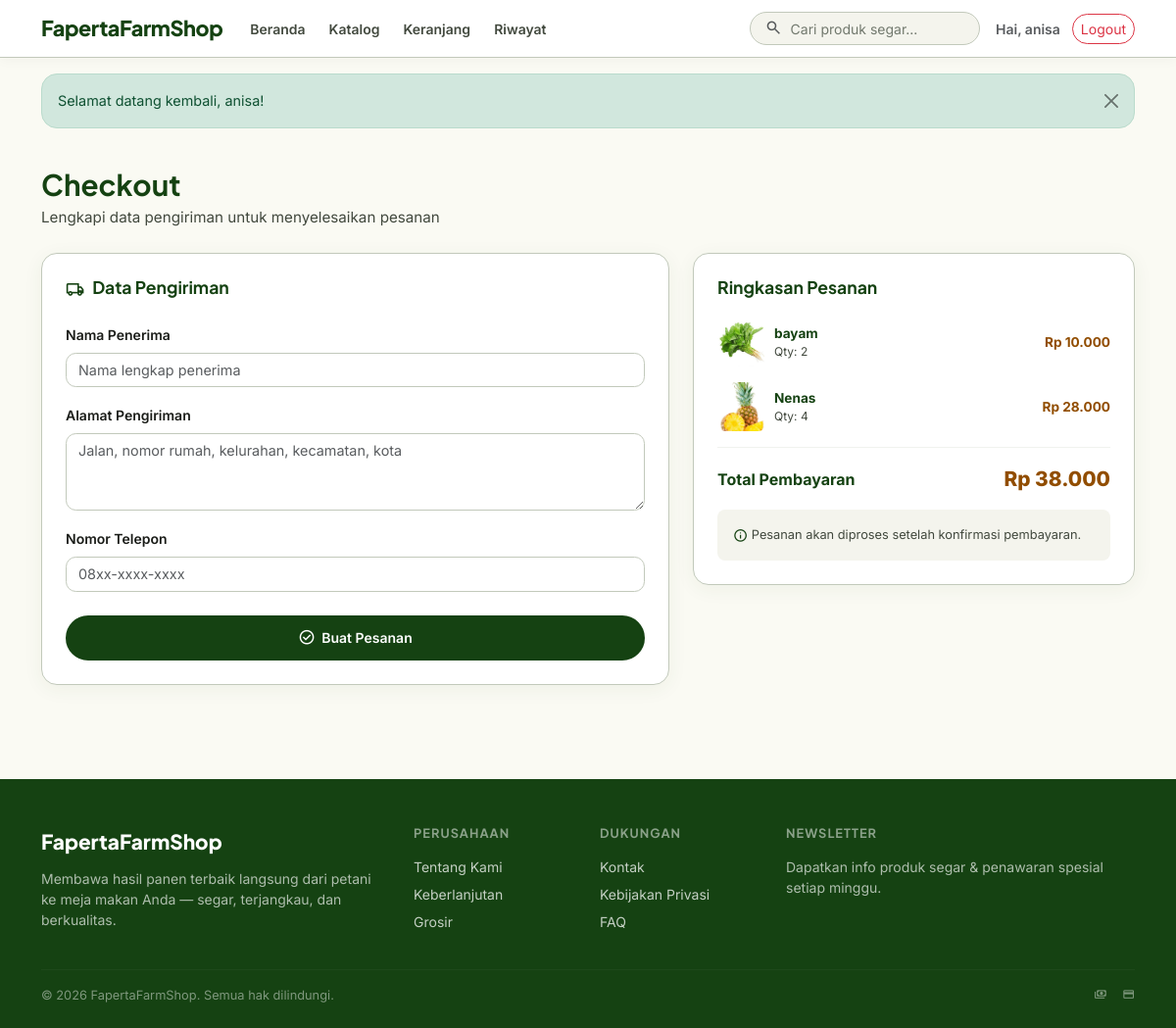
The page /checkout.php (signed in) on the database its author committed.
### tables this page shows
CREATE TABLE `keranjang` (
  `id` int(10) UNSIGNED NOT NULL,
  `id_user` int(10) UNSIGNED NOT NULL,
  `id_produk` int(10) UNSIGNED NOT NULL,
  `jumlah` int(10) UNSIGNED NOT NULL,
  `created_at` timestamp NOT NULL DEFAULT current_timestamp()
);

CREATE TABLE `produk` (
  `id` int(10) UNSIGNED NOT NULL,
  `id_kategori` int(10) UNSIGNED NOT NULL,
  `nama_produk` varchar(200) NOT NULL,
  `deskripsi` text NOT NULL,
  `harga` int(10) UNSIGNED NOT NULL,
  `stok` int(11) NOT NULL DEFAULT 0,
  `foto` longblob DEFAULT NULL,
  `status` enum('aktif','nonaktif') NOT NULL DEFAULT 'aktif',
  `created_at` timestamp NOT NULL DEFAULT current_timestamp()
);

### includes/helpers.php (called while the page is built, shortened)
<?php
function e(string $value): string
{
    return htmlspecialchars($value, ENT_QUOTES, 'UTF-8');
}
function base_url(string $path = ''): string
{
    $base = '/Web_Fap';
    return $base . '/' . ltrim($path, '/');
}
function format_rupiah(int $angka): string
{
    return 'Rp ' . number_format($angka, 0, ',', '.');
}

### checkout.php (the view, shortened to what this page needs)
<?php
require_once __DIR__ . '/includes/db.php';
require_once __DIR__ . '/includes/helpers.php';
$userId = (int)$_SESSION['user_id'];
$stmt = $pdo->prepare('SELECT k.id AS id_keranjang, p.id AS id_produk, p.harga, p.stok, p.status, k.jumlah, p.foto, p.nama_produk
  FROM keranjang k
  JOIN produk p ON p.id = k.id_produk
  WHERE k.id_user=:uid');
$stmt->execute([':uid' => $userId]);
$items = $stmt->fetchAll();
$total = array_sum(array_map(fn($it) => (int)$it['harga'] * (int)$it['jumlah'], $items));
include __DIR__ . '/includes/header.php';
?>
<div class="container py-4">
  <div class="mb-4">
    <h1 class="section-title">Checkout</h1>
    <p class="section-sub mb-0">Lengkapi data pengiriman untuk menyelesaikan pesanan</p>
  </div>
  <div class="row g-4">
    <div class="col-12 col-lg-7">
      <div class="card">
        <div class="card-body">
          <h2 style="font-size:1.1rem;font-weight:700;color:var(--clr-primary);margin-bottom:1.5rem">
            <span class="material-symbols-outlined" style="font-size:1.2rem;vertical-align:middle;margin-right:.3rem">local_shipping</span>
            Data Pengiriman
          </h2>
          <form method="POST">
            <div class="mb-3">
              <label class="form-label">Nama Penerima</label>
              <input class="form-control" name="nama_penerima" placeholder="Nama lengkap penerima" required>
            </div>
            <div class="mb-3">
              <label class="form-label">Alamat Pengiriman</label>
              <textarea class="form-control" name="alamat_pengiriman" rows="3"
                        placeholder="Jalan, nomor rumah, kelurahan, kecamatan, kota" required></textarea>
            </div>
            <div class="mb-4">
              <label class="form-label">Nomor Telepon</label>
              <input class="form-control" name="telepon" placeholder="08xx-xxxx-xxxx" required>
            </div>
            <button class="btn-primary-fill w-100 justify-content-center" type="submit">
              <span class="material-symbols-outlined" style="font-size:1.1rem">check_circle</span>
              Buat Pesanan
            </button>
          </form>
        </div>
      </div>
    </div>
    <div class="col-12 col-lg-5">
      <div class="card">
        <div class="card-body">
          <h2 style="font-size:1.1rem;font-weight:700;color:var(--clr-primary);margin-bottom:1.25rem">
            Ringkasan Pesanan
          </h2>
          <div class="d-flex flex-column gap-3 mb-3">
            <?php foreach ($items as $it): ?>
              <div class="d-flex gap-2 align-items-center">
                <div class="flex-shrink-0 rounded-3 overflow-hidden"
                     style="width:50px;height:50px;background:var(--clr-surface-low)">
                  <img
                    src="<?php echo $it['foto'] ? base_url('/uploads/produk/' . e($it['foto'])) : 'https://placehold.co/100x100/e8f5e9/2d5a27?text=P'; ?>"
                    alt="<?php echo e($it['nama_produk']); ?>"
                    style="width:100%;height:100%;object-fit:cover">
                </div>
                <div class="flex-grow-1" style="min-width:0">
                  <div style="font-weight:700;font-size:.85rem;color:var(--clr-primary);white-space:nowrap;overflow:hidden;text-overflow:ellipsis">
                    <?php echo e((string)$it['nama_produk']); ?>
                  </div>
                  <div style="font-size:.75rem;color:var(--clr-on-surface-var)">
                    Qty: <?php echo (int)$it['jumlah']; ?>
                  </div>
                </div>
                <div style="font-weight:700;font-size:.85rem;color:var(--clr-secondary);white-space:nowrap">
                  <?php echo e(format_rupiah((int)$it['harga'] * (int)$it['jumlah'])); ?>
                </div>
              </div>
            <?php endforeach; ?>
          </div>
          <hr style="border-color:var(--clr-outline-var)">
          <div class="d-flex justify-content-between align-items-center">
            <span style="font-weight:700;color:var(--clr-primary)">Total Pembayaran</span>
            <span style="font-weight:800;font-size:1.3rem;color:var(--clr-secondary)">
              <?php echo e(format_rupiah($total)); ?>
            </span>
          </div>
          <div class="mt-3 p-3 rounded-3" style="background:var(--clr-surface-low);font-size:.8rem;color:var(--clr-on-surface-var)">
            <span class="material-symbols-outlined" style="font-size:.95rem;vertical-align:middle;color:var(--clr-primary)">info</span>
            Pesanan akan diproses setelah konfirmasi pembayaran.
          </div>
        </div>
      </div>
    </div>
  </div>
</div>
<?php include __DIR__ . '/includes/footer.php'; ?>

### assets/css/style.css (style rules this page uses)
:root { --clr-primary: #154212; --clr-primary-container: #2d5a27; --clr-primary-fixed: #bcf0ae; --clr-on-primary: #ffffff; --clr-secondary: #914d00; --clr-secondary-container: #fc9430; --clr-on-secondary: #ffffff; --clr-surface: #fafaf3; --clr-surface-low: #f4f4ed; --clr-surface-container: #eeeee7; --clr-surface-white: #ffffff; --clr-on-surface: #1a1c18; --clr-on-surface-var: #42493e; --clr-outline: #72796e; --clr-outline-var: #c2c9bb; --clr-error: #ba1a1a; --shadow-card: 0 4px 20px rgba(45, 90, 39, .06); --shadow-hover: 0 10px 28px rgba(45, 90, 39, .14); --radius-xl: 16px; --radius-2xl: 20px; --radius-pill: 9999px; --transition: all .25s ease; }
*, *::before, *::after { box-sizing: border-box; }
body { font-family: 'Inter', sans-serif; background: var(--clr-surface); color: var(--clr-on-surface); padding-bottom: 70px; }
@media (min-width: 768px) { body { padding-bottom: 0; } }
h1, h2, h3, h4, h5, h6 { font-family: 'Plus Jakarta Sans', sans-serif; color: var(--clr-primary); }
.material-symbols-outlined { font-variation-settings: 'FILL' 0, 'wght' 400, 'GRAD' 0, 'opsz' 24; vertical-align: middle; }
.btn-primary-fill { background: var(--clr-primary); color: var(--clr-on-primary); border: 2px solid var(--clr-primary); border-radius: var(--radius-pill); font-family: 'Inter', sans-serif; font-weight: 600; font-size: .875rem; padding: .65rem 1.75rem; transition: var(--transition); display: inline-flex; align-items: center; gap: .4rem; cursor: pointer; }
.section-title { font-family: 'Plus Jakarta Sans', sans-serif; font-weight: 700; font-size: 1.85rem; color: var(--clr-primary); margin-bottom: .3rem; }
.section-sub { font-size: .95rem; color: var(--clr-on-surface-var); margin-bottom: 2rem; }
.form-control, .form-select { border-color: var(--clr-outline-var) !important; border-radius: .65rem !important; font-size: .9rem; transition: var(--transition); }
.form-label { font-weight: 600; font-size: .875rem; color: var(--clr-on-surface); }
.card { border: 1px solid var(--clr-outline-var) !important; border-radius: var(--radius-xl) !important; box-shadow: var(--shadow-card) !important; }
.card-body { padding: 1.5rem !important; }

### rows shown on the page
keranjang: id_produk.foto (picture), id_produk.nama_produk "bayam", jumlah "2", format_rupiah((int)$it['harga'] * (int)$it['jumlah']) "Rp 10.000"
keranjang: id_produk.foto (picture), id_produk.nama_produk "Nenas", jumlah "4", format_rupiah((int)$it['harga'] * (int)$it['jumlah']) "Rp 28.000"

### other values the page prints
$label "Beranda"
$label "Katalog"
$label "Keranjang"
$label "Riwayat"
$nama "anisa"
$msg "Selamat datang kembali, anisa!"
format_rupiah($total) "Rp 38.000"
